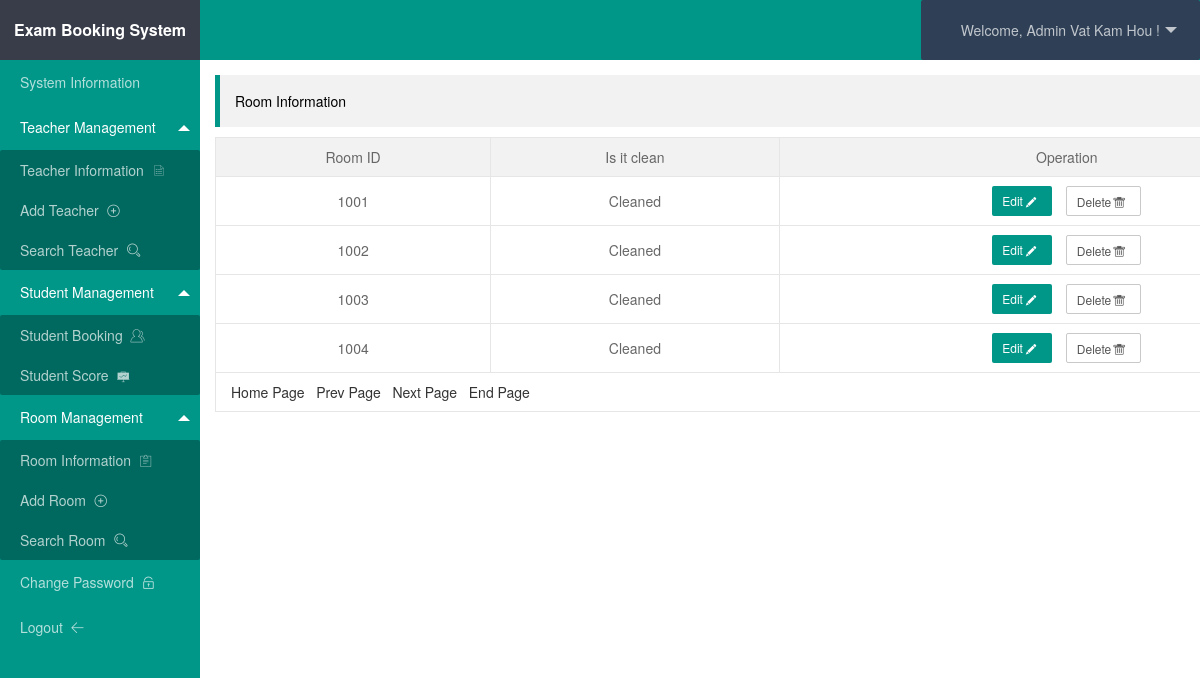
The page /admin/room.php (signed in) on the database its author committed.
### tables this page shows
CREATE TABLE `room`  (
  `id` int(11) NOT NULL AUTO_INCREMENT,
  `clean` varchar(20) NULL DEFAULT NULL,
  `roomid` int(11) NULL DEFAULT NULL,
  PRIMARY KEY (`id`) USING BTREE
);

### admin/room.php (the view, shortened to what this page needs)
<?php
include '../conn.php';
?>
<!DOCTYPE html>
<html>
<head>
    <link rel="stylesheet" href="../assets/css/layui.css" />
    <link rel="stylesheet" href="../css/style.css" />
</head>
<body>
<div class="layui-layout layui-layout-admin">
    <?php include 'header.php'; ?>
    <div class="layui-side layui-bg-black">
        <?php include 'menu.php'; ?>
    </div>
    <div class="layui-body">
        <div class="layui-container">
        	<blockquote class="layui-elem-quote" style="margin-top: 15px;">Room Information
        	</blockquote>
			<table class="layui-table">
			  <thead>
			    <tr>
			      <th style="text-align: center;">Room ID</th>
			      <th style="text-align: center;">Is it clean</th>
			      <th style="text-align: center;">Operation</th>
			    </tr>
			  </thead>
			  <tbody>
				<?php
					$count = $pdo->query("SELECT COUNT(*) FROM room") -> fetchColumn();
					$page = isset($_GET['page']) ? $_GET['page'] : 1;
					$size = 9;
					$last = ceil($count/$size);
					$prev_page = $page - 1 < 1 ? 1 : $page - 1;
					$next_page = $page + 1 > $last ? $last : $page + 1;
					$offset = ($page - 1) * $size;
					$sql = "select * from room limit $offset,$size";
			        $state = $pdo->query($sql);
			        $res = $state->fetchAll(PDO::FETCH_ASSOC);
			        foreach ($res as $key => $value) {
				?>
				<tr align="center">
					<td><?php echo $value['roomid']; ?></td>
					<td><?php echo $value['clean']; ?></td>
					<td>
						<a class="layui-btn layui-btn-sm" href="room_edit.php?id=<?php echo $value['id']; ?>">Edit<i class="layui-icon">&#xe642;</i></a>
						<a class="layui-btn layui-btn-primary layui-btn-sm" onclick="return confirm('Confirm Delete？');" href="room_del.php?id=<?php echo $value['id']; ?>">Delete<i class="layui-icon">&#xe640;</i></a>
					</td>
				</tr>
				<?php
					}
				?>
				<tr>
					<td colspan="5">
						<a href="room.php?page=<?php echo 1?>">Home Page</a>&nbsp;&nbsp;
					    <a href="room.php?page=<?php echo $prev_page?>">Prev Page</a>&nbsp;&nbsp;
					    <a href="room.php?page=<?php echo $next_page?>">Next Page</a>&nbsp;&nbsp;
					    <a href="room.php?page=<?php echo $last?>">End Page</a>&nbsp;&nbsp;
					</td>
				</tr>
			  </tbody>
			</table>
    	</div>
    </div>
</div>
</body>
</html>

### assets/css/layui.css (style rules this page uses)
.layui-btn,.layui-edge,.layui-inline,img { vertical-align:middle }
.layui-btn,.layui-disabled,.layui-icon,.layui-unselect { -webkit-user-select:none;-ms-user-select:none;-moz-user-select:none }
blockquote,body,button,dd,div,dl,dt,form,h1,h2,h3,h4,h5,h6,input,li,ol,p,pre,td,textarea,th,ul { margin:0;padding:0;-webkit-tap-highlight-color:rgba(0,0,0,0) }
table { border-collapse:collapse;border-spacing:0 }
body { line-height:24px;font:14px Helvetica Neue,Helvetica,PingFang SC,\5FAE\8F6F\96C5\9ED1,Tahoma,Arial,sans-serif }
a { color:#333;text-decoration:none }
.layui-icon { font-family:layui-icon!important;font-size:16px;font-style:normal;-webkit-font-smoothing:antialiased;-moz-osx-font-smoothing:grayscale }
.layui-side { position:fixed;left:0;top:0;bottom:0;z-index:999;width:200px;overflow-x:hidden }
.layui-body { position:absolute;left:200px;right:0;top:0;bottom:0;z-index:998;width:auto;overflow:hidden;overflow-y:auto;box-sizing:border-box }
.layui-layout-admin .layui-side { top:60px;width:200px;overflow-x:hidden }
.layui-layout-admin .layui-body { top:60px;bottom:44px }
.layui-container { position:relative;margin:0 auto;padding:0 15px;box-sizing:border-box }
@media screen and (min-width:768px) { .layui-container { width:750px } }
@media screen and (min-width:992px) { .layui-container { width:970px } }
@media screen and (min-width:1200px) { .layui-container { width:1170px } }
.layui-btn,.layui-input,.layui-select,.layui-textarea,.layui-upload-button { outline:0;-webkit-appearance:none;transition:all .3s;-webkit-transition:all .3s;box-sizing:border-box }
.layui-elem-quote { margin-bottom:10px;padding:15px;line-height:22px;border-left:5px solid #009688;border-radius:0 2px 2px 0;background-color:#f2f2f2 }
.layui-bg-black,.layui-bg-blue,.layui-bg-cyan,.layui-bg-green,.layui-bg-orange,.layui-bg-red { color:#fff!important }
.layui-bg-black { background-color:#393D49!important }
.layui-btn { display:inline-block;height:38px;line-height:38px;padding:0 18px;background-color:#009688;color:#fff;white-space:nowrap;text-align:center;font-size:14px;border:none;border-radius:2px;cursor:pointer }
.layui-btn+.layui-btn { margin-left:10px }
.layui-btn .layui-icon { margin-right:3px;font-size:18px;vertical-align:bottom;vertical-align:middle\9 }
.layui-btn-primary { border:1px solid #C9C9C9;background-color:#fff;color:#555 }
.layui-btn-sm { height:30px;line-height:30px;padding:0 10px;font-size:12px }
.layui-btn-sm i { font-size:16px!important }
.layui-table,.layui-table-view { margin:10px 0 }
.layui-table { width:100%;background-color:#fff;color:#666 }
.layui-table tr { transition:all .3s;-webkit-transition:all .3s }
.layui-table th { text-align:left;font-weight:400 }
.layui-table tbody tr:hover,.layui-table thead tr,.layui-table-click,.layui-table-header,.layui-table-hover,.layui-table-mend,.layui-table-patch,.layui-table-tool,.layui-table[lay-even] tr:nth-child(even) { background-color:#f2f2f2 }
.layui-table td,.layui-table th,.layui-table-fixed-r,.layui-table-header,.layui-table-page,.layui-table-tips-main,.layui-table-tool,.layui-table-view,.layui-table[lay-skin=line],.layui-table[lay-skin=row] { border-width:1px;border-style:solid;border-color:#e6e6e6 }
.layui-table td,.layui-table th { position:relative;padding:9px 15px;min-height:20px;line-height:20px;font-size:14px }

### rows shown on the page
room: roomid "1001", clean "Cleaned"
room: roomid "1002", clean "Cleaned"
room: roomid "1003", clean "Cleaned"
room: roomid "1004", clean "Cleaned"

### other values the page prints
$_SESSION['username'] "Vat Kam Hou"
